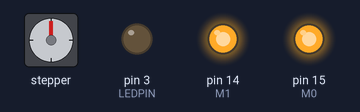
Simulated run of this sketch. Board: Arduino Uno, built with avr-gcc and run on an emulated ATmega328P. Parts: stepper motor, output pins drawn as LEDs (lit = HIGH). Wiring (inferred from the names in the program): stepper motor driver (200 steps per turn assumed): step pin 9; direction pin 8; enable pin 5. Pins used as bus, display or sensor lines are not drawn.

Above: at 0.1 s.
Timing chart, 0 to 1.6 s (numbered marks = the images above):
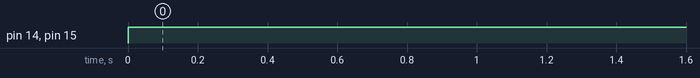

The sketch:

rockbot_stepper_rotation.ino
```cpp
int RAIL_POS;

const int stepPin = 9;
const int dirPin = 8;
const int M1 = 14;
const int M0 = 15;
const int EN = 5;

int LEDPIN = 3;

void setup()
{
  digitalWrite(EN,HIGH);
  pinMode(EN,OUTPUT);
  pinMode(LEDPIN, OUTPUT);
  pinMode(M0, OUTPUT);
  digitalWrite(M0, HIGH);
  pinMode(M1, OUTPUT);
  digitalWrite(M1, HIGH);
  pinMode(dirPin, OUTPUT);
  pinMode(stepPin, OUTPUT);

  // PICK UP 1
  delay(2000);
  STEPPER_MOVE(1, 6900);
  delay(15000);
  STEPPER_MOVE(-1, 10900);
  delay(14000);
  STEPPER_MOVE(1, 4000);
  delay(1000);


  // PICK UP 2
  STEPPER_MOVE(1, 6900);
  delay(14000);
  STEPPER_MOVE(-1, 10900);
  delay(14000);
  STEPPER_MOVE(1, 4000);
  delay(1000);


  // PICK UP 3
  STEPPER_MOVE(1, 6900);
  delay(14000);
  STEPPER_MOVE(-1, 10900);
  delay(14000);
  STEPPER_MOVE(1, 4000);
  delay(1000);


  // PICK UP 4
  STEPPER_MOVE(1, 6900);
  delay(14000);
  STEPPER_MOVE(-1, 10900);
  delay(14000);
  STEPPER_MOVE(1, 4000);
  delay(1000);


}

void loop()
{
  digitalWrite(LEDPIN, HIGH);
  delay(200);
  digitalWrite(LEDPIN, LOW);
  delay(200);


}


void STEPPER_MOVE(int STEP_DIR, int STEP_DIST){
  if (STEP_DIR == -1){
    digitalWrite(dirPin, LOW);
  }

  else{
    digitalWrite(dirPin, HIGH);
  }
  for (int i = 0; i < STEP_DIST; i++){
    digitalWrite(stepPin, HIGH);
    delay(1);
    digitalWrite(stepPin, LOW);
    delay(1);
  }

}
```

Measured:
- by itself, pin 14 (M1), pin 15 (M0): LOW → HIGH at 0.00 s
